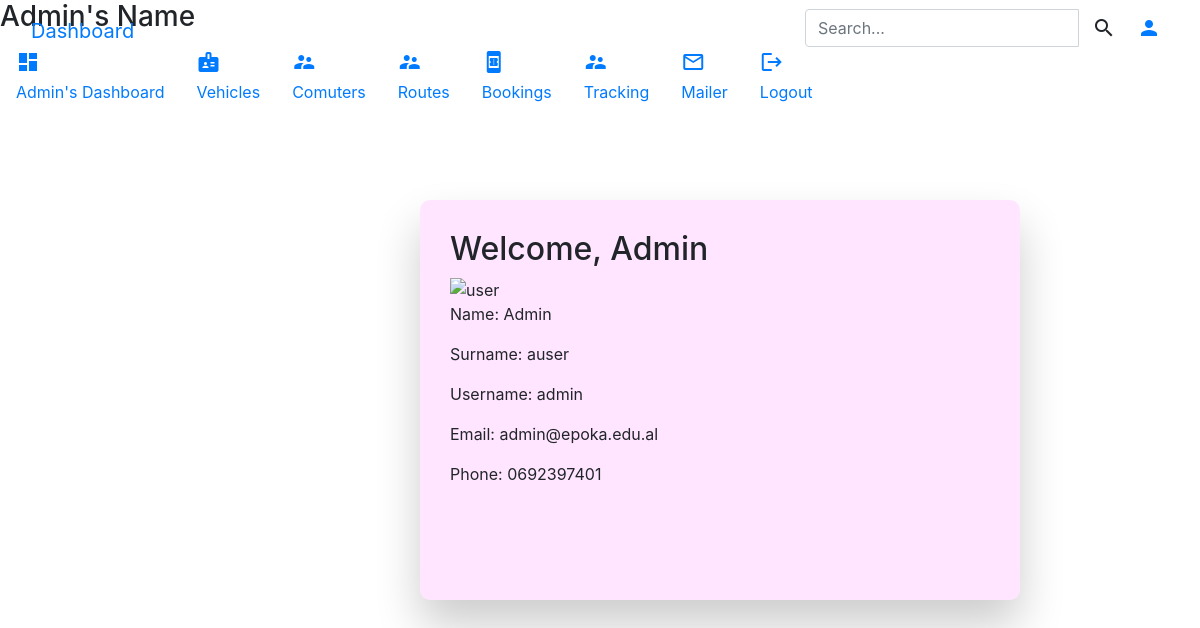
Screenshot of /profileadmin.php (signed in) with the database file from the repository.
### tables this page shows
CREATE TABLE `userinfo` (
  `id` int(10) NOT NULL,
  `level` varchar(35) NOT NULL,
  `name` varchar(35) NOT NULL,
  `surname` varchar(35) NOT NULL,
  `username` varchar(35) NOT NULL,
  `password` varchar(100) NOT NULL,
  `email` varchar(100) NOT NULL,
  `phonenumber` int(15) NOT NULL
);

### profileadmin.php (the view, shortened to what this page needs)
<?php
include_once 'check.php';
if(isset($elog)) {
	echo "Nothing!!!";
} else {
	if($_SESSION['level']==0){
		$db=mysqli_connect(DB_HOST,DB_USER,DB_PASS,DB);
		if($db) {
			$sql="SELECT * FROM `userinfo` WHERE id='{$_SESSION['id']}';";
			$result=mysqli_query($db,$sql);
			$row=mysqli_fetch_assoc($result);
			$name= $row['name'];
			$surname= $row['surname'];
			$username= $row['username'];
			$email= $row['email'];
			$phone= $row['phonenumber'];
		} else { $err['db']="No DB connection"; die();}
?>
<!DOCTYPE html>
<html>
	<head>
	<link rel="stylesheet" href="https://use.fontawesome.com/releases/v5.3.1/css/all.css">
			<link rel='stylesheet' href='https://cdn.rawgit.com/creativetimofficial/material-dashboard/31144b3f/assets/css/material-dashboard.css'>
			<link rel='stylesheet' href='https://maxcdn.bootstrapcdn.com/font-awesome/latest/css/font-awesome.min.css'>
	<link rel="stylesheet" type="text/css" href="css/adminstyle.css"/>
    <link rel="stylesheet" href="https://stackpath.bootstrapcdn.com/bootstrap/4.5.2/css/bootstrap.min.css">
	<link rel="stylesheet" href="https://maxcdn.bootstrapcdn.com/font-awesome/4.7.0/css/font-awesome.min.css">
	</head>
<body>
<div class="wrapper ">
    <div class="sidebar" data-color="green" data-background-color="white">
      <div class="logo">
        <h3 class="simple-text logo-normal">
         Admin's Name
        </h3>
      </div>
      <div class="sidebar-wrapper">
        <ul class="nav">
          <li class="nav-item active">
            <a class="nav-link" href="admin.php">
              <i class="material-icons">dashboard</i>
              <p>Admin's Dashboard</p>
            </a>
            </li>
            <li class="nav-item">
            <a class="nav-link" href="vehicle.php">
            <i class="material-icons">badge</i>
              <p>Vehicles</p>
            </a>
            </li>
            <li class="nav-item">
            <a class="nav-link" href="client.php">
            <i class="material-icons">supervisor_account</i>
              <p>Comuters</p>
            </a>
            </li>
            <li class="nav-item">
            <a class="nav-link" href="routes.php">
            <i class="material-icons">supervisor_account</i>
              <p>Routes</p>
            </a>
            </li>
            <li class="nav-item">
            <a class="nav-link" href="#">
            <i class="material-icons">book_online</i>
              <p>Bookings</p>
            </a>
            </li>
            <li class="nav-item">
            <a class="nav-link" href="tracking.php">
            <i class="material-icons">supervisor_account</i>
              <p>Tracking</p>
            </a>
            </li>
			     <li class="nav-item">
            <a class="nav-link" href="mailer.php">
            <i class="material-icons">mail_outline</i>
              <p>Mailer</p>
            </a>
            </li>
            <li class="nav-item">
            <a class="nav-link" href="logout.php">
            <i class="material-icons">logout</i>
              <p>Logout</p>
            </a>
            </li>
        </ul>
      </div>
    </div>
    <div class="main-panel">
      <nav class="navbar navbar-expand-lg navbar-transparent navbar-absolute fixed-top ">
        <div class="container-fluid">
          <div class="navbar-wrapper">
            <a class="navbar-brand" href="admin.php">Dashboard</a>
          </div>
          <div class="collapse navbar-collapse justify-content-end">
            <form class="navbar-form">
              <div class="input-group no-border">
                <input type="text" value="" class="form-control" placeholder="Search...">
                <button type="submit" class="btn btn-white btn-round btn-just-icon">
                  <i class="material-icons">search</i>
                </button>
              </div>
            </form>
            <ul class="navbar-nav">
              <li class="nav-item">
                <a class="nav-link" href="admin.php">
                  <i class="material-icons">person</i>
                </a>
              </li>
            </ul>
          </div>
        </div>
      </nav>
      <div id="wrap">
      <div class="content-area" >
			<div id="profile">
				<div id="header">
			<h2> Welcome, <?php echo htmlentities($name) ?> </h2>
			<img src="img/user.png" alt="user" />
				</div>
				<p>Name: <?php echo htmlentities($name); ?></p>
			<p>Surname: <?php echo htmlentities($surname); ?></p>
			<p>Username: <?php echo htmlentities($username); ?></p>
			<p>Email: <?php echo htmlentities($email); ?></p>
            <p>Phone: <?php echo "0".htmlentities($phone); ?></p>
			</div>
      </div>
		</div>
<?php }
 else header("Location: index.php");
}?>
</body>
</html>

### css/adminstyle.css (style rules this page uses)
* { margin: 0px; padding: 0px; }
body { width: 100%; height: 100vh; background-color: #bdfcba; }
#wrap { margin-top: 10%; }
#wrap #profile { margin: 0; position: absolute; top: 50%; left: 60%; transform: translate(-50%, -50%) ; padding: 30px; width: 50%; min-height: 50%; background: rgba(255, 0, 255, 0.1); backdrop-filter: blur(5px); border-radius: 10px; box-shadow: 0 25px 45px rgba(0, 0, 0, 0.2); }

### rows the page displays
userinfo: name "Admin", surname "auser", username "admin", email "admin@epoka.edu.al", phonenumber "692397401"
